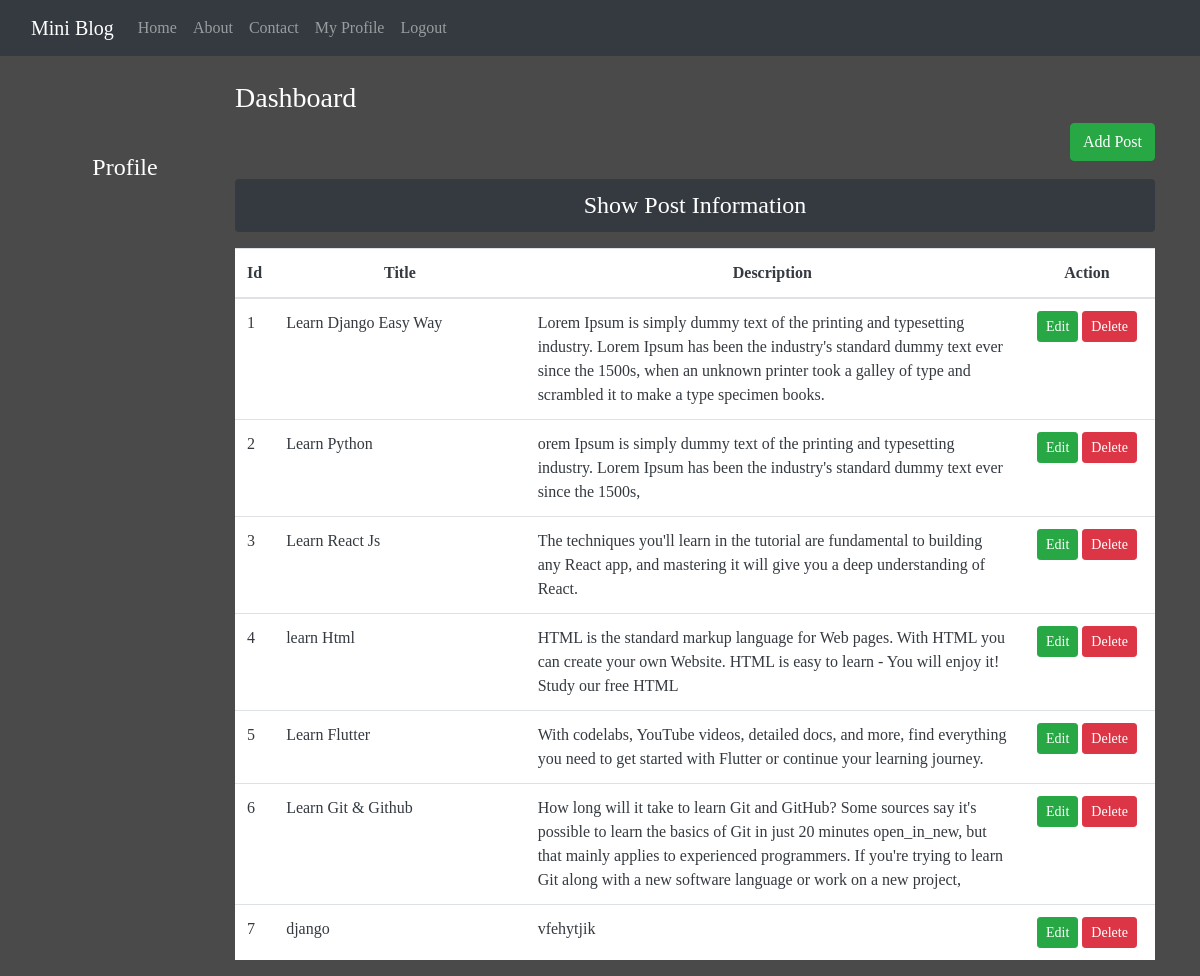
The app's page /Dashboard/ (signed in) with its own data.
### blog/models.py (models this page shows)
class Post(models.Model):
    title = models.CharField(max_length=200)
    Desc = models.TextField()

### blog/views.py (the view)
# urls.py: path('Dashboard/', views.Dashboard, name='Dashboard'),
def Dashboard(request):
    title = 'My Profile'
    if request.user.is_authenticated:
        posts = Post.objects.all()
        user = request.user
        full_name = user.get_full_name()
        grp = user.groups.all()
        return render(request,'blog/dashboard.html',{'posts':posts,'full_name':full_name,'groups':grp,'title':title})
    else:
        return HttpResponseRedirect('/User_Login/')

### blog/templates/blog/dashboard.html (shortened to what this page needs)
{% extends 'blog/base.html' %}
{% load static %}
 {% block side %}
 <div class="col-sm-2 text-white my-5 text-center">
     <h4 class="my-5">Profile</h4>
 </div>
{% endblock side %}
{% block content %}
    <div class="col-sm-10">
    <h3 class="text-white mt-4">Dashboard</h3>
    <a href="/AddPost" class="btn btn-success float-right ">Add Post</a>
    <h4 class="text-center text-white alert alert-dark m5-2" style="background-color:#343A40;border:none;margin-top:7%;">Show Post Information</h4>
        {% if posts %}
    <table class="table table-hover bg-white text-dark">
        <thead>
        <tr class="text-center">
        <th scope="col" style="width:2%">Id</th>
        <th scope="col" style="width:28%">Title</th>
        <th scope="col" style="width:55%">Description</th>
        <th scope="col" style="width:15%">Action</th>
        </tr>
        </thead>
        <tbody>
        {% for post in posts %}
        <tr>
            <td scope="row">{{post.id}}</td>
            <td>{{post.title}}</td>
            <td>{{post.Desc}}</td>
            <td class="text-center">
                <a href="/UpdatePost/{{post.id}}" class="btn btn-sm btn-success">Edit</a>
                {% if perms.blog.delete_post %}
                <form action="DeletePost/{{post.id}}" method="post" class="d-inline">{% csrf_token %}
                    <input type="submit" value="Delete" class="btn btn-sm btn-danger">
                </form>
                {% endif %}
            </td>
        </tr>
        {% endfor %}
        </tbody>
    </table>
{% else %}
    <h4 class="text-center alert alert-warning">No Record</h4>
 {% endif %}
</div>
{% endblock content %}

### blog/static/blog/css/style.css (style rules this page uses)
* { font-family:Lucida Sans Unicode; margin:0; padding:0; }
body { background-color:rgb(75,74,74); color:antiquewhite; }

### records on screen
Post: id "1", title "Learn Django Easy Way", Desc "Lorem Ipsum is simply dummy text of the printing and typesetting industry. Lorem Ipsum has been the industry's standard dummy text ever since the 1500s, when an unknown printer took a galley of type and scrambled it to make a type specimen books."
Post: id "2", title "Learn Python", Desc "orem Ipsum is simply dummy text of the printing and typesetting industry. Lorem Ipsum has been the industry's standard dummy text ever since the 1500s,"
Post: id "3", title "Learn React Js", Desc "The techniques you'll learn in the tutorial are fundamental to building any React app, and mastering it will give you a deep understanding of React."
Post: id "4", title "learn Html", Desc "HTML is the standard markup language for Web pages. With HTML you can create your own Website. HTML is easy to learn - You will enjoy it! Study our free HTML"
Post: id "5", title "Learn Flutter", Desc "With codelabs, YouTube videos, detailed docs, and more, find everything you need to get started with Flutter or continue your learning journey."
Post: id "6", title "Learn Git & Github", Desc "How long will it take to learn Git and GitHub? Some sources say it's possible to learn the basics of Git in just 20 minutes open_in_new, but that mainly applies to experienced programmers. If you're trying to learn Git along with a new software language or work on a new project,"
Post: id "7", title "django", Desc "vfehytjik"
